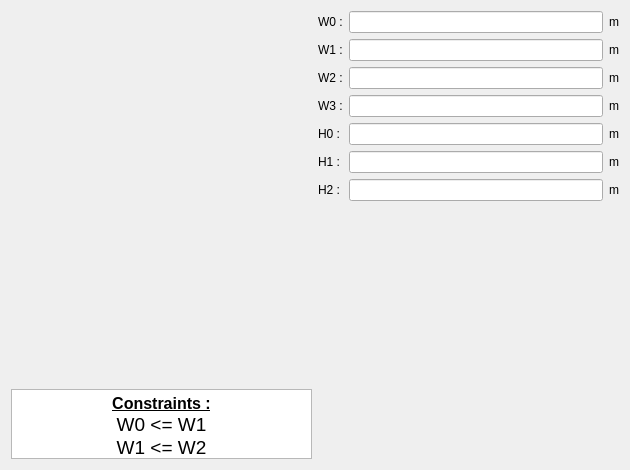
<?xml version="1.0" encoding="UTF-8"?>
<ui version="4.0">
 <class>PWSlot27</class>
 <widget class="QWidget" name="PWSlot27">
  <property name="geometry">
   <rect>
    <x>0</x>
    <y>0</y>
    <width>630</width>
    <height>470</height>
   </rect>
  </property>
  <property name="minimumSize">
   <size>
    <width>630</width>
    <height>470</height>
   </size>
  </property>
  <property name="maximumSize">
   <size>
    <width>16777215</width>
    <height>16777215</height>
   </size>
  </property>
  <property name="windowTitle">
   <string>Form</string>
  </property>
  <layout class="QHBoxLayout" name="horizontalLayout">
   <item>
    <layout class="QVBoxLayout" name="verticalLayout_2">
     <item>
      <widget class="QLabel" name="img_slot">
       <property name="sizePolicy">
        <sizepolicy hsizetype="Expanding" vsizetype="Expanding">
         <horstretch>0</horstretch>
         <verstretch>0</verstretch>
        </sizepolicy>
       </property>
       <property name="maximumSize">
        <size>
         <width>16777215</width>
         <height>16777215</height>
        </size>
       </property>
       <property name="text">
        <string/>
       </property>
       <property name="pixmap">
        <pixmap resource="../../../../Resources/pyleecan.qrc">:/images/images/MachineSetup/WSlot/Slot 27.PNG</pixmap>
       </property>
       <property name="scaledContents">
        <bool>true</bool>
       </property>
      </widget>
     </item>
     <item>
      <widget class="QTextEdit" name="txt_constraint">
       <property name="sizePolicy">
        <sizepolicy hsizetype="Expanding" vsizetype="Fixed">
         <horstretch>0</horstretch>
         <verstretch>0</verstretch>
        </sizepolicy>
       </property>
       <property name="maximumSize">
        <size>
         <width>9999999</width>
         <height>70</height>
        </size>
       </property>
       <property name="verticalScrollBarPolicy">
        <enum>Qt::ScrollBarAlwaysOff</enum>
       </property>
       <property name="html">
        <string>&lt;!DOCTYPE HTML PUBLIC &quot;-//W3C//DTD HTML 4.0//EN&quot; &quot;http://www.w3.org/TR/REC-html40/strict.dtd&quot;&gt;
&lt;html&gt;&lt;head&gt;&lt;meta name=&quot;qrichtext&quot; content=&quot;1&quot; /&gt;&lt;style type=&quot;text/css&quot;&gt;
p, li { white-space: pre-wrap; }
&lt;/style&gt;&lt;/head&gt;&lt;body style=&quot; font-family:'MS Shell Dlg 2'; font-size:7.8pt; font-weight:400; font-style:normal;&quot;&gt;
&lt;p align=&quot;center&quot; style=&quot; margin-top:0px; margin-bottom:0px; margin-left:0px; margin-right:0px; -qt-block-indent:0; text-indent:0px;&quot;&gt;&lt;span style=&quot; font-size:12pt; font-weight:600; text-decoration: underline;&quot;&gt;Constraints :&lt;/span&gt;&lt;/p&gt;
&lt;p align=&quot;center&quot; style=&quot; margin-top:0px; margin-bottom:0px; margin-left:0px; margin-right:0px; -qt-block-indent:0; text-indent:0px;&quot;&gt;&lt;span style=&quot; font-size:14pt;&quot;&gt;W0 &amp;lt;= W1&lt;/span&gt;&lt;/p&gt;
&lt;p align=&quot;center&quot; style=&quot; margin-top:0px; margin-bottom:0px; margin-left:0px; margin-right:0px; -qt-block-indent:0; text-indent:0px;&quot;&gt;&lt;span style=&quot; font-size:14pt;&quot;&gt;W1 &amp;lt;= W2&lt;/span&gt;&lt;/p&gt;&lt;/body&gt;&lt;/html&gt;</string>
       </property>
       <property name="textInteractionFlags">
        <set>Qt::TextSelectableByKeyboard|Qt::TextSelectableByMouse</set>
       </property>
      </widget>
     </item>
    </layout>
   </item>
   <item>
    <layout class="QVBoxLayout" name="verticalLayout">
     <item>
      <layout class="QGridLayout" name="gridLayout">
       <item row="0" column="0">
        <widget class="QLabel" name="in_W0">
         <property name="text">
          <string>W0 :</string>
         </property>
        </widget>
       </item>
       <item row="0" column="1">
        <widget class="FloatEdit" name="lf_W0"/>
       </item>
       <item row="0" column="2">
        <widget class="QLabel" name="unit_W0">
         <property name="text">
          <string>m</string>
         </property>
        </widget>
       </item>
       <item row="1" column="0">
        <widget class="QLabel" name="in_W1">
         <property name="text">
          <string>W1 :</string>
         </property>
        </widget>
       </item>
       <item row="1" column="1">
        <widget class="FloatEdit" name="lf_W1"/>
       </item>
       <item row="1" column="2">
        <widget class="QLabel" name="unit_W1">
         <property name="text">
          <string>m</string>
         </property>
        </widget>
       </item>
       <item row="2" column="0">
        <widget class="QLabel" name="in_W2">
         <property name="text">
          <string>W2 :</string>
         </property>
        </widget>
       </item>
       <item row="2" column="1">
        <widget class="FloatEdit" name="lf_W2"/>
       </item>
       <item row="2" column="2">
        <widget class="QLabel" name="unit_W2">
         <property name="text">
          <string>m</string>
         </property>
        </widget>
       </item>
       <item row="3" column="0">
        <widget class="QLabel" name="in_W3">
         <property name="text">
          <string>W3 :</string>
         </property>
        </widget>
       </item>
       <item row="3" column="1">
        <widget class="FloatEdit" name="lf_W3"/>
       </item>
       <item row="3" column="2">
        <widget class="QLabel" name="unit_W3">
         <property name="text">
          <string>m</string>
         </property>
        </widget>
       </item>
       <item row="4" column="0">
        <widget class="QLabel" name="in_H0">
         <property name="text">
          <string>H0 :</string>
         </property>
        </widget>
       </item>
       <item row="4" column="1">
        <widget class="FloatEdit" name="lf_H0"/>
       </item>
       <item row="4" column="2">
        <widget class="QLabel" name="unit_H0">
         <property name="text">
          <string>m</string>
         </property>
        </widget>
       </item>
       <item row="5" column="0">
        <widget class="QLabel" name="in_H1">
         <property name="text">
          <string>H1 :</string>
         </property>
        </widget>
       </item>
       <item row="5" column="1">
        <widget class="FloatEdit" name="lf_H1"/>
       </item>
       <item row="5" column="2">
        <widget class="QLabel" name="unit_H1">
         <property name="text">
          <string>m</string>
         </property>
        </widget>
       </item>
       <item row="6" column="0">
        <widget class="QLabel" name="in_H2">
         <property name="text">
          <string>H2 :</string>
         </property>
        </widget>
       </item>
       <item row="6" column="1">
        <widget class="FloatEdit" name="lf_H2"/>
       </item>
       <item row="6" column="2">
        <widget class="QLabel" name="unit_H2">
         <property name="text">
          <string>m</string>
         </property>
        </widget>
       </item>
      </layout>
     </item>
     <item>
      <widget class="WWSlotOut" name="w_out" native="true"/>
     </item>
    </layout>
   </item>
  </layout>
 </widget>
 <customwidgets>
  <customwidget>
   <class>FloatEdit</class>
   <extends>QLineEdit</extends>
   <header>pyleecan.GUI/Tools/FloatEdit.h</header>
  </customwidget>
  <customwidget>
   <class>WWSlotOut</class>
   <extends>QWidget</extends>
   <header>pyleecan.GUI.Dialog.DMachineSetup.SWSlot.WWSlotOut.WWSlotOut.h</header>
   <container>1</container>
  </customwidget>
 </customwidgets>
 <tabstops>
  <tabstop>lf_W0</tabstop>
  <tabstop>lf_W1</tabstop>
  <tabstop>lf_W2</tabstop>
  <tabstop>lf_W3</tabstop>
  <tabstop>lf_H0</tabstop>
  <tabstop>lf_H1</tabstop>
  <tabstop>lf_H2</tabstop>
  <tabstop>txt_constraint</tabstop>
 </tabstops>
 <resources>
  <include location="../../../../Resources/pyleecan.qrc"/>
  <include location="../../../../Resources/pyleecan.qrc"/>
 </resources>
 <connections/>
</ui>
